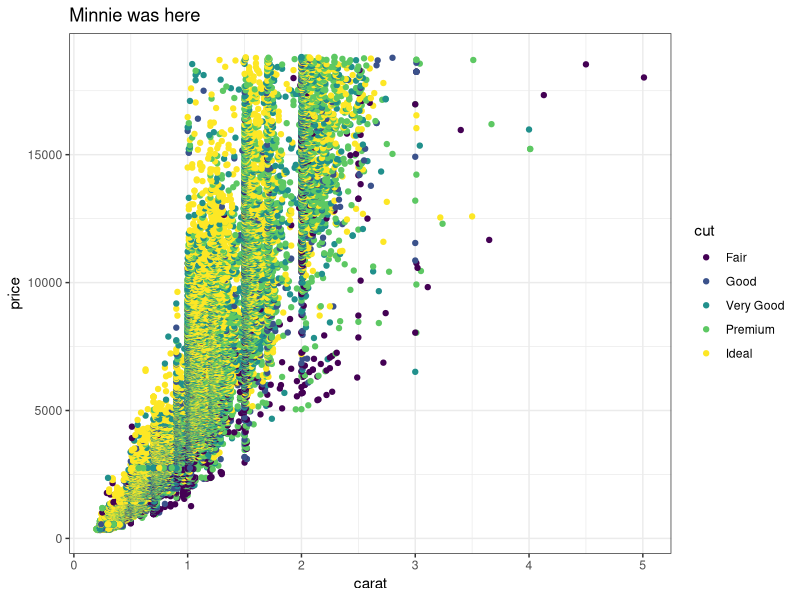
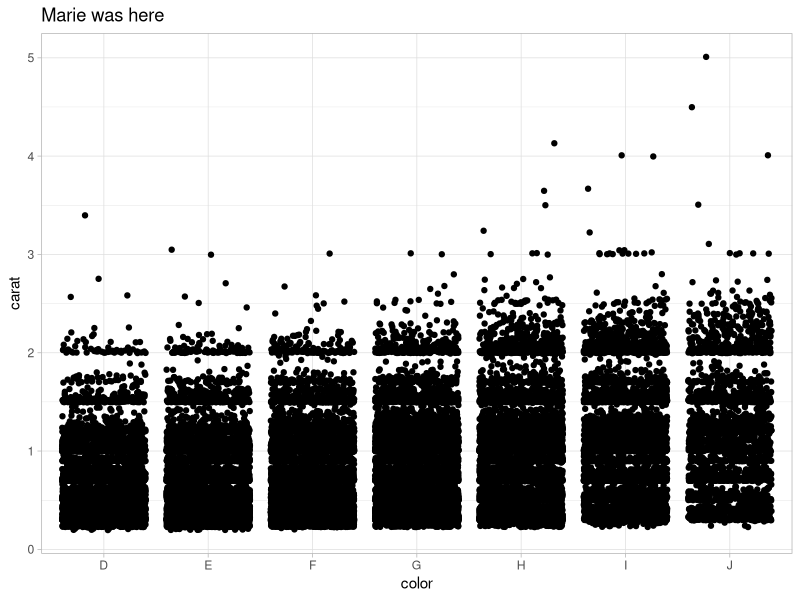
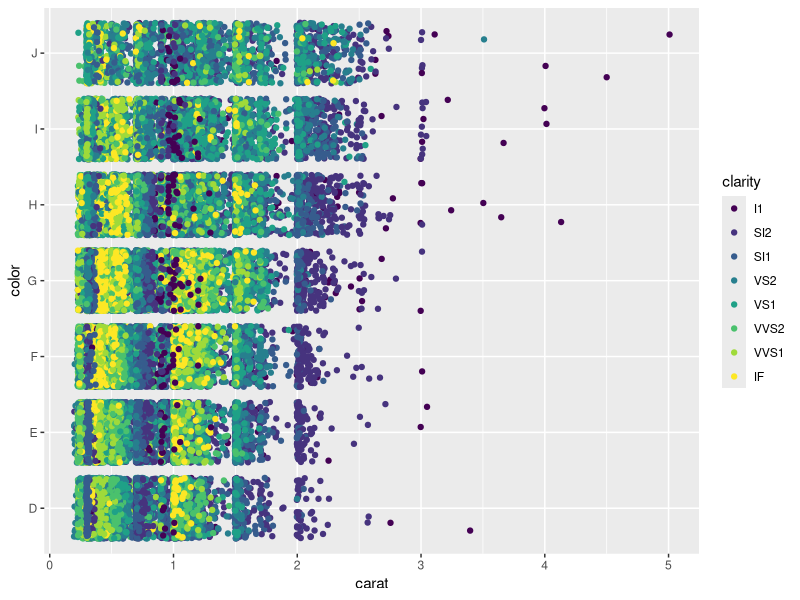
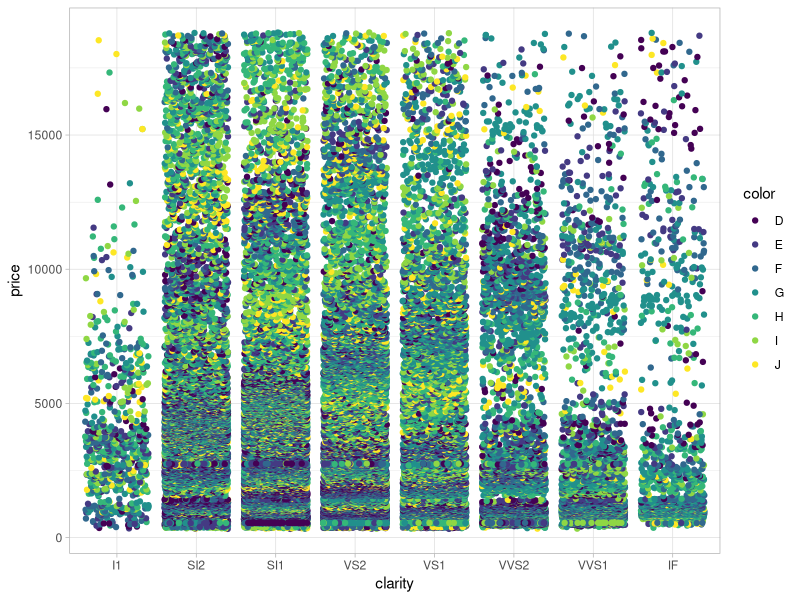
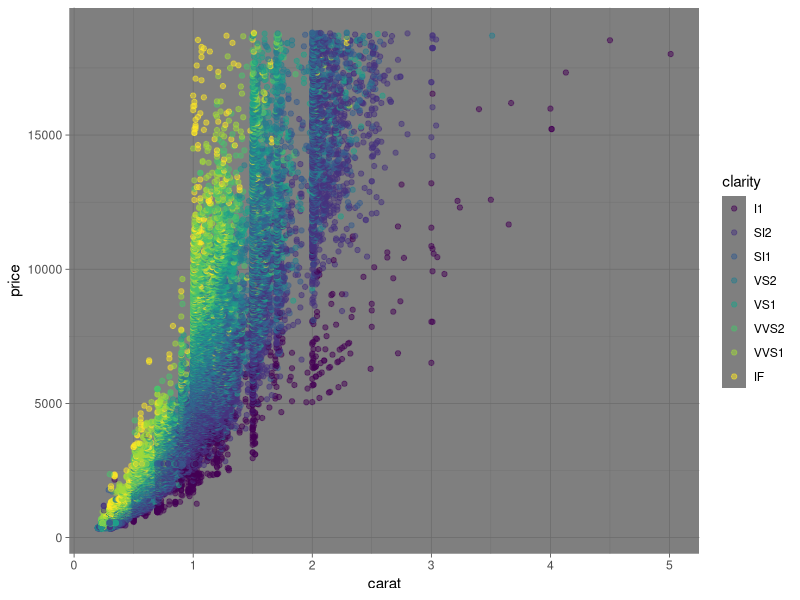
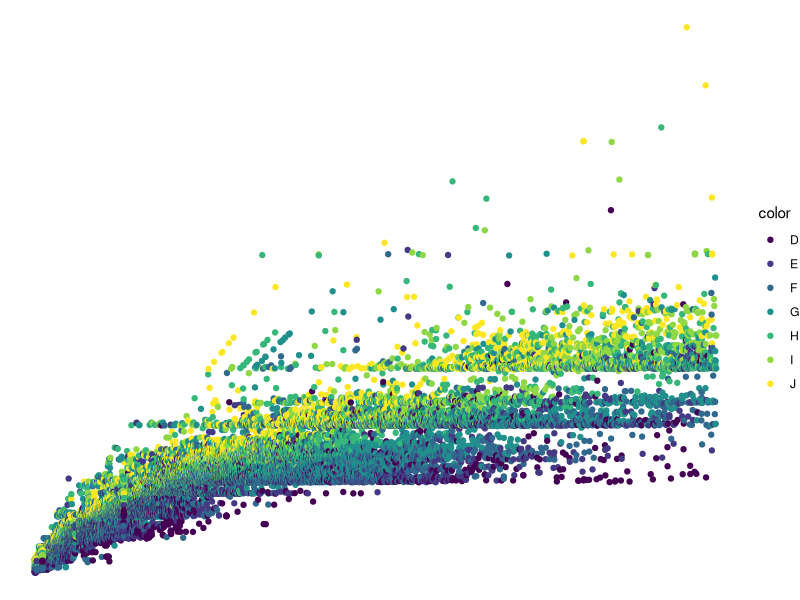

Write the R code that produced these figures, in order.
## ---- chunk 1
knitr::opts_chunk$set(echo = TRUE)
library(tidyverse)
## ---- chunk 2
# Partner 1: 
# Run the code below to see the original graph
# Change the code below to make the point color change based on 'cut', and update the theme to theme_bw(). Update the title to include your first name. 

ggplot(data = diamonds, aes(x = carat, y = price)) +
  geom_point(aes(color=cut)) +
  theme_bw() +
  labs(title = "Minnie was here")
## ---- chunk 3
# Partner 2: 
# Run the code below to see the original graph
# Change the code below to make the geom a geom_jitter, and update the theme to theme_light. Update the title to include your first name. 

ggplot(data = diamonds, aes(x = color, y = carat)) +
  geom_jitter() +
  labs(title = "Marie was here") +
  theme_light()

## ---- chunk 4


# Time to break shit
ggplot(data = diamonds, aes(x = carat, y = color)) +
  geom_jitter(aes(color = clarity))


## Minnie edited graph to be weird
ggplot(data = diamonds, aes(x = clarity, y = price)) +
  geom_jitter(aes(color=color)) +
  theme_light()

## ---- chunk 5


#Minnie: more graphs!!
ggplot(data = diamonds, aes(x = carat, y = price)) +
  geom_point(aes(color=clarity),alpha=0.5) +
  theme_dark()

# More diamonds
ggplot(data = diamonds, aes(x = price, y = carat)) +
  geom_jitter(aes(color=color)) +
  theme_void()
